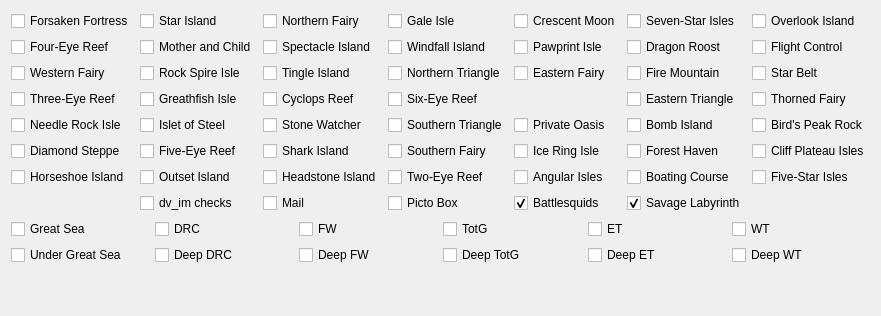
          <widget class="QWidget" name="tab_for_locales">
           <attribute name="title">
            <string>Banned Locales</string>
           </attribute>
           <layout class="QVBoxLayout" name="layout_for_locales" stretch="9,3,6">
            <item>
             <layout class="QGridLayout" name="grid_for_locales">
              <item row="4" column="2">
               <widget class="QCheckBox" name="locale_stone_watcher">
                <property name="text">
                 <string>Stone Watcher</string>
                </property>
               </widget>
              </item>
              <item row="7" column="1">
               <widget class="QCheckBox" name="locale_dvim">
                <property name="text">
                 <string>dv_im checks</string>
                </property>
               </widget>
              </item>
              <item row="3" column="3">
               <widget class="QCheckBox" name="locale_six_eye">
                <property name="text">
                 <string>Six-Eye Reef</string>
                </property>
               </widget>
              </item>
              <item row="7" column="3">
               <widget class="QCheckBox" name="locale_picto">
                <property name="text">
                 <string>Picto Box</string>
                </property>
               </widget>
              </item>
              <item row="4" column="3">
               <widget class="QCheckBox" name="locale_southern_triangle">
                <property name="text">
                 <string>Southern Triangle</string>
                </property>
               </widget>
              </item>
              <item row="4" column="5">
               <widget class="QCheckBox" name="locale_bomb">
                <property name="text">
                 <string>Bomb Island</string>
                </property>
               </widget>
              </item>
              <item row="0" column="0">
               <widget class="QCheckBox" name="locale_ff">
                <property name="text">
                 <string>Forsaken Fortress</string>
                </property>
               </widget>
              </item>
              <item row="5" column="1">
               <widget class="QCheckBox" name="locale_five_eye">
                <property name="text">
                 <string>Five-Eye Reef</string>
                </property>
               </widget>
              </item>
              <item row="6" column="5">
               <widget class="QCheckBox" name="locale_boating_course">
                <property name="text">
                 <string>Boating Course</string>
                </property>
               </widget>
              </item>
              <item row="1" column="2">
               <widget class="QCheckBox" name="locale_spectacle">
                <property name="text">
                 <string>Spectacle Island</string>
                </property>
               </widget>
              </item>
              <item row="5" column="5">
               <widget class="QCheckBox" name="locale_forest_haven">
                <property name="text">
                 <string>Forest Haven</string>
                </property>
               </widget>
              </item>
              <item row="6" column="4">
               <widget class="QCheckBox" name="locale_angular">
                <property name="text">
                 <string>Angular Isles</string>
                </property>
               </widget>
              </item>
              <item row="0" column="5">
               <widget class="QCheckBox" name="locale_seven_star">
                <property name="text">
                 <string>Seven-Star Isles</string>
                </property>
               </widget>
              </item>
              <item row="2" column="4">
               <widget class="QCheckBox" name="locale_eastern_fairy">
                <property name="text">
                 <string>Eastern Fairy</string>
                </property>
               </widget>
              </item>
              <item row="1" column="0">
               <widget class="QCheckBox" name="locale_four_eye">
                <property name="text">
                 <string>Four-Eye Reef</string>
                </property>
               </widget>
              </item>
              <item row="0" column="1">
               <widget class="QCheckBox" name="locale_star">
                <property name="text">
                 <string>Star Island</string>
                </property>
               </widget>
              </item>
              <item row="2" column="2">
               <widget class="QCheckBox" name="locale_tingle">
                <property name="text">
                 <string>Tingle Island</string>
                </property>
               </widget>
              </item>
              <item row="0" column="4">
               <widget class="QCheckBox" name="locale_crescent">
                <property name="text">
                 <string>Crescent Moon</string>
                </property>
               </widget>
              </item>
              <item row="2" column="0">
               <widget class="QCheckBox" name="locale_western_fairy">
                <property name="text">
                 <string>Western Fairy</string>
                </property>
               </widget>
              </item>
              <item row="5" column="2">
               <widget class="QCheckBox" name="locale_shark">
                <property name="text">
                 <string>Shark Island</string>
                </property>
               </widget>
              </item>
              <item row="0" column="3">
               <widget class="QCheckBox" name="locale_gale">
                <property name="text">
                 <string>Gale Isle</string>
                </property>
               </widget>
              </item>
              <item row="2" column="5">
               <widget class="QCheckBox" name="locale_fire_mountain">
                <property name="text">
                 <string>Fire Mountain</string>
                </property>
               </widget>
              </item>
              <item row="4" column="4">
               <widget class="QCheckBox" name="locale_private_oasis">
                <property name="text">
                 <string>Private Oasis</string>
                </property>
               </widget>
              </item>
              <item row="0" column="6">
               <widget class="QCheckBox" name="locale_overlook">
                <property name="text">
                 <string>Overlook Island</string>
                </property>
               </widget>
              </item>
              <item row="3" column="1">
               <widget class="QCheckBox" name="locale_greatfish">
                <property name="text">
                 <string>Greathfish Isle</string>
                </property>
               </widget>
              </item>
              <item row="2" column="3">
               <widget class="QCheckBox" name="locale_northern_triangle">
                <property name="text">
                 <string>Northern Triangle</string>
                </property>
               </widget>
              </item>
              <item row="6" column="3">
               <widget class="QCheckBox" name="locale_two_eye">
                <property name="text">
                 <string>Two-Eye Reef</string>
                </property>
               </widget>
              </item>
              <item row="6" column="6">
               <widget class="QCheckBox" name="locale_five_star">
                <property name="text">
                 <string>Five-Star Isles</string>
                </property>
               </widget>
              </item>
              <item row="7" column="5">
               <widget class="QCheckBox" name="locale_savage">
                <property name="text">
                 <string>Savage Labyrinth</string>
                </property>
                <property name="checked">
                 <bool>true</bool>
                </property>
               </widget>
              </item>
              <item row="2" column="1">
               <widget class="QCheckBox" name="locale_rock_spire">
                <property name="text">
                 <string>Rock Spire Isle</string>
                </property>
               </widget>
              </item>
              <item row="2" column="6">
               <widget class="QCheckBox" name="locale_star_belt">
                <property name="text">
                 <string>Star Belt</string>
                </property>
               </widget>
              </item>
              <item row="1" column="5">
               <widget class="QCheckBox" name="locale_dragon_roost_island">
                <property name="text">
                 <string>Dragon Roost</string>
                </property>
               </widget>
              </item>
              <item row="1" column="1">
               <widget class="QCheckBox" name="locale_mother_child">
                <property name="text">
                 <string>Mother and Child</string>
                </property>
               </widget>
              </item>
              <item row="1" column="3">
               <widget class="QCheckBox" name="locale_windfall">
                <property name="text">
                 <string>Windfall Island</string>
                </property>
               </widget>
              </item>
              <item row="1" column="4">
               <widget class="QCheckBox" name="locale_pawprint">
                <property name="text">
                 <string>Pawprint Isle</string>
                </property>
               </widget>
              </item>
              <item row="5" column="4">
               <widget class="QCheckBox" name="locale_ice_ring">
                <property name="text">
                 <string>Ice Ring Isle</string>
                </property>
               </widget>
              </item>
              <item row="4" column="6">
               <widget class="QCheckBox" name="locale_birds_peak">
                <property name="text">
                 <string>Bird's Peak Rock</string>
                </property>
               </widget>
              </item>
              <item row="1" column="6">
               <widget class="QCheckBox" name="locale_flight_control">
                <property name="text">
                 <string>Flight Control</string>
                </property>
               </widget>
              </item>
              <item row="3" column="2">
               <widget class="QCheckBox" name="locale_cyclops">
                <property name="text">
                 <string>Cyclops Reef</string>
                </property>
               </widget>
              </item>
              <item row="5" column="3">
               <widget class="QCheckBox" name="locale_southern_fairy">
                <property name="text">
                 <string>Southern Fairy</string>
                </property>
               </widget>
              </item>
              <item row="6" column="2">
               <widget class="QCheckBox" name="locale_headstone">
                <property name="text">
                 <string>Headstone Island</string>
                </property>
               </widget>
              </item>
              <item row="3" column="5">
               <widget class="QCheckBox" name="locale_eastern_triangle">
                <property name="text">
                 <string>Eastern Triangle</string>
                </property>
               </widget>
              </item>
              <item row="6" column="1">
               <widget class="QCheckBox" name="locale_outset">
                <property name="text">
                 <string>Outset Island</string>
                </property>
               </widget>
              </item>
              <item row="3" column="6">
               <widget class="QCheckBox" name="locale_thorned_fairy">
                <property name="text">
                 <string>Thorned Fairy</string>
                </property>
               </widget>
              </item>
              <item row="0" column="2">
               <widget class="QCheckBox" name="locale_northern_fairy">
                <property name="text">
                 <string>Northern Fairy</string>
                </property>
               </widget>
              </item>
              <item row="4" column="1">
               <widget class="QCheckBox" name="locale_islet">
                <property name="text">
                 <string>Islet of Steel</string>
                </property>
               </widget>
              </item>
              <item row="3" column="0">
               <widget class="QCheckBox" name="locale_three_eye">
                <property name="text">
                 <string>Three-Eye Reef</string>
                </property>
               </widget>
              </item>
              <item row="5" column="6">
               <widget class="QCheckBox" name="locale_cliff_plateau">
                <property name="text">
                 <string>Cliff Plateau Isles</string>
                </property>
               </widget>
              </item>
              <item row="7" column="2">
               <widget class="QCheckBox" name="locale_mail">
                <property name="text">
                 <string>Mail</string>
                </property>
               </widget>
              </item>
              <item row="4" column="0">
               <widget class="QCheckBox" name="locale_needle_rock">
                <property name="text">
                 <string>Needle Rock Isle</string>
                </property>
               </widget>
              </item>
              <item row="6" column="0">
               <widget class="QCheckBox" name="locale_horseshoe">
                <property name="text">
                 <string>Horseshoe Island</string>
                </property>
               </widget>
              </item>
              <item row="5" column="0">
               <widget class="QCheckBox" name="locale_diamond_steppe">
                <property name="text">
                 <string>Diamond Steppe</string>
                </property>
               </widget>
              </item>
              <item row="7" column="4">
               <widget class="QCheckBox" name="locale_battlesquid">
                <property name="text">
                 <string>Battlesquids</string>
                </property>
                <property name="checked">
                 <bool>true</bool>
                </property>
               </widget>
              </item>
             </layout>
            </item>
            <item>
             <layout class="QGridLayout" name="grid_for_locales">
              <item row="1" column="4">
               <widget class="QCheckBox" name="locale_deep_et">
                <property name="text">
                 <string>Deep ET</string>
                </property>
               </widget>
              </item>
              <item row="0" column="4">
               <widget class="QCheckBox" name="locale_et">
                <property name="text">
                 <string>ET</string>
                </property>
               </widget>
              </item>
              <item row="0" column="5">
               <widget class="QCheckBox" name="locale_wt">
                <property name="text">
                 <string>WT</string>
                </property>
               </widget>
              </item>
              <item row="0" column="1">
               <widget class="QCheckBox" name="locale_drc">
                <property name="text">
                 <string>DRC</string>
                </property>
               </widget>
              </item>
              <item row="0" column="3">
               <widget class="QCheckBox" name="locale_totg">
                <property name="text">
                 <string>TotG</string>
                </property>
               </widget>
              </item>
              <item row="0" column="2">
               <widget class="QCheckBox" name="locale_fw">
                <property name="text">
                 <string>FW</string>
                </property>
               </widget>
              </item>
              <item row="1" column="0">
               <widget class="QCheckBox" name="locale_under_great_sea">
                <property name="text">
                 <string>Under Great Sea</string>
                </property>
               </widget>
              </item>
              <item row="0" column="0">
               <widget class="QCheckBox" name="locale_great_sea">
                <property name="text">
                 <string>Great Sea</string>
                </property>
               </widget>
              </item>
              <item row="1" column="1">
               <widget class="QCheckBox" name="locale_deep_drc">
                <property name="text">
                 <string>Deep DRC</string>
                </property>
               </widget>
              </item>
              <item row="1" column="2">
               <widget class="QCheckBox" name="locale_deep_fw">
                <property name="text">
                 <string>Deep FW</string>
                </property>
               </widget>
              </item>
              <item row="1" column="3">
               <widget class="QCheckBox" name="locale_deep_totg">
                <property name="text">
                 <string>Deep TotG</string>
                </property>
               </widget>
              </item>
              <item row="1" column="5">
               <widget class="QCheckBox" name="locale_deep_wt">
                <property name="text">
                 <string>Deep WT</string>
                </property>
               </widget>
              </item>
             </layout>
            </item>
            <item>
             <spacer name="spacer_for_locale">
              <property name="orientation">
               <enum>Qt::Vertical</enum>
              </property>
              <property name="sizeType">
               <enum>QSizePolicy::Preferred</enum>
              </property>
              <property name="sizeHint" stdset="0">
               <size>
                <width>20</width>
                <height>40</height>
               </size>
              </property>
             </spacer>
            </item>
           </layout>
          </widget>
